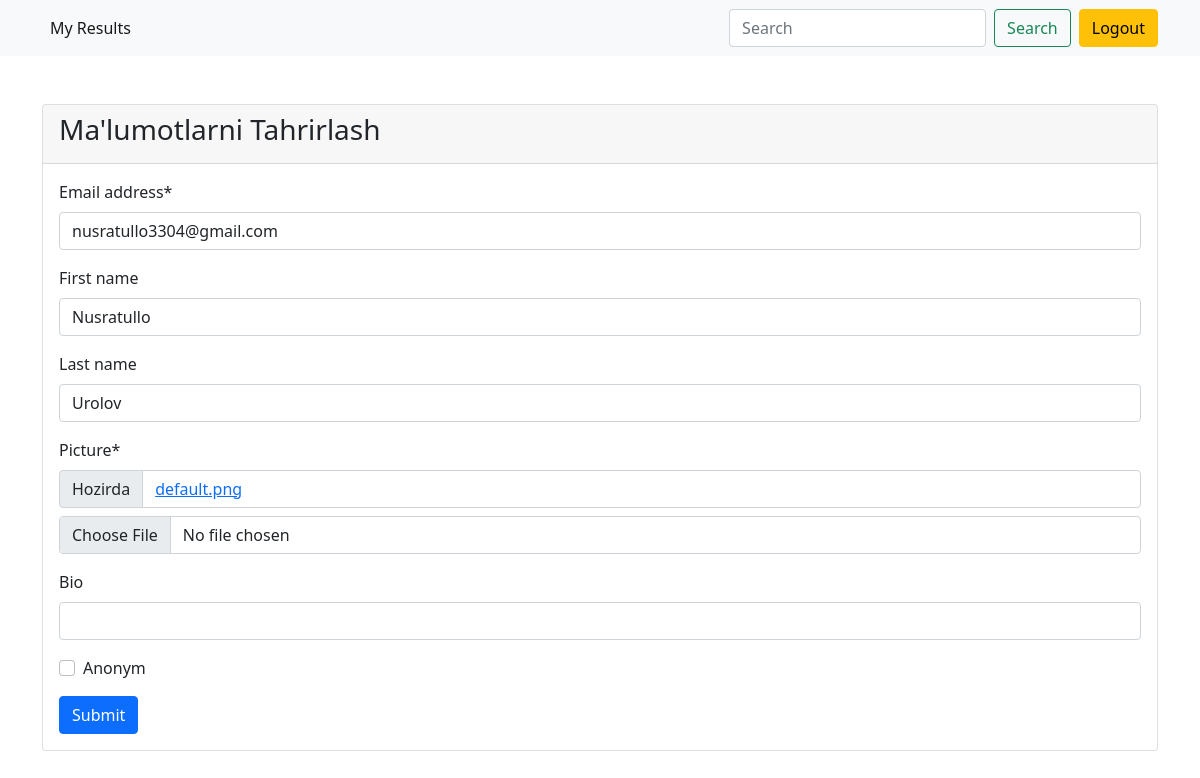
/users/update/ (signed in), run on an earlier commit of the app's database.
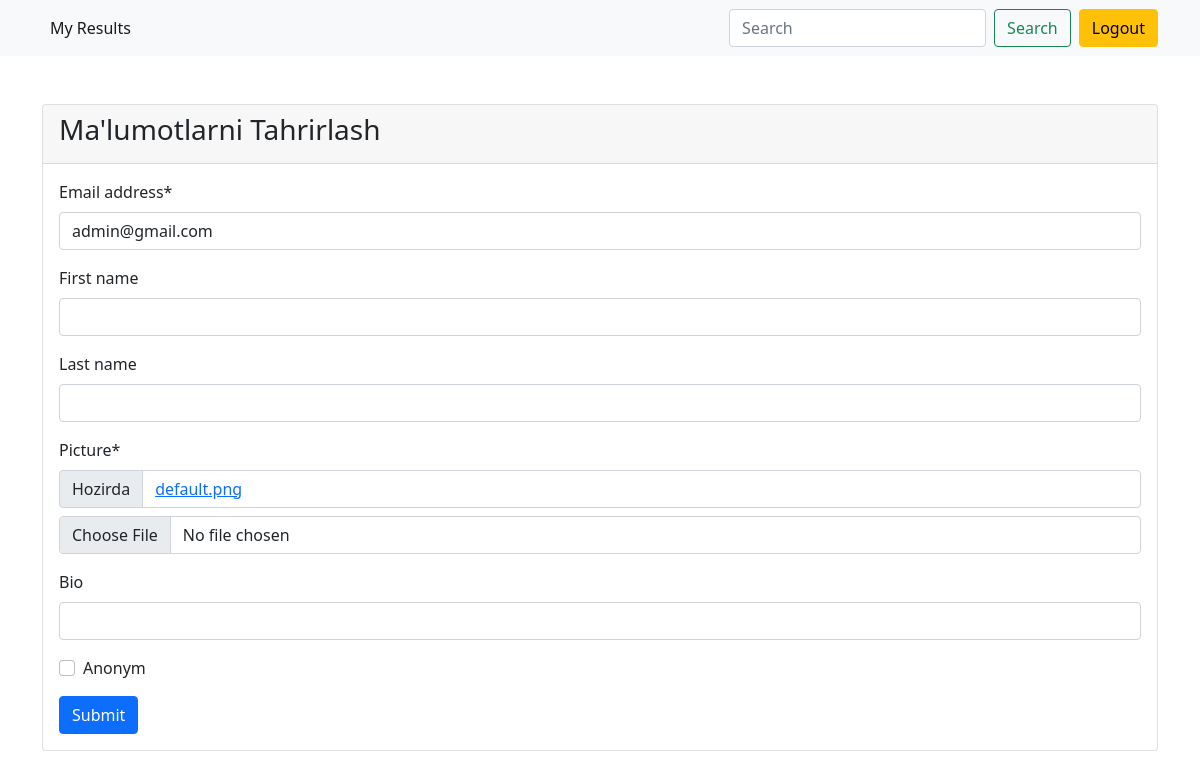
And on a later commit of the database.
### users/models.py (models this page shows, shortened)
class User(AbstractBaseUser, PermissionsMixin):
    first_name = CharField('first name', max_length=150, blank=True)
    last_name = CharField('last name', max_length=150, blank=True)
    email = EmailField('email address', unique=True)
    balance = PositiveIntegerField('balance', default=0)
    is_staff = BooleanField(
        'staff status',
        default=False,
        help_text="Designates whether the user can log into this admin site.",
    )
    is_active = BooleanField(
        'active',
        default=False,
        help_text=(
            "Designates whether this user should be treated as active. "
            "Unselect this instead of deleting accounts."
        )
    )
    date_joined = DateTimeField('date joined', auto_now_add=True, editable=False)
    objects = CustomUserManager()
    EMAIL_FIELD = 'email'
    USERNAME_FIELD = 'email'

class Profile(models.Model):
    user = models.OneToOneField(User, on_delete=models.CASCADE)
    picture = models.ImageField(upload_to="profile_images/", default="default.png")
    bio = models.CharField(max_length=150, blank=True, null=True)
    anonym = models.BooleanField(default=False)

### users/views.py (the view, shortened to what this page needs)
# urls.py: path("update/", update_user, name="update"),
@login_required(login_url="login")
def update_user(request):
    user = request.user
    form = UserForm(instance=user)
    profileForm = ProfileForm(instance=user.profile)
    return render(request, "users/user_update.html", {'form':form, "profileForm":profileForm})

### users/forms.py
class UserForm(ModelForm):
    class Meta:
        model = User
        fields = ["email", "first_name", "last_name"]

class ProfileForm(ModelForm):
    class Meta:
        model = Profile
        fields = ["picture", "bio", "anonym"]

### templates/users/user_update.html (shortened to what this page needs)
{% extends "base.html" %}
{% load crispy_forms_tags %}
{% block content %}
    <div class="card mt-5">
        <div class="card-header">
            <h3>Ma'lumotlarni Tahrirlash</h3>
        </div>
        <div class="card-body">
            <form  method="post" enctype="multipart/form-data">
                {{form|crispy}}
                {{profileForm|crispy}}
                <button class="btn btn-primary" type="submit">Submit</button>
            </form>
        </div>
    </div>
{% endblock content %}

### templates/base.html (shortened to what this page needs)
<!doctype html>
<html lang="en">
    <head>
        <link href="https://cdn.jsdelivr.net/npm/bootstrap@5.0.2/dist/css/bootstrap.min.css" rel="stylesheet">
      </head>
  <body>
    <nav class="navbar navbar-expand-lg navbar-light bg-light">
        <div class="container">
          <div class="collapse navbar-collapse" id="navbarNav">
            <ul class="navbar-nav">
               <li class="nav-item">
                <a class="nav-link active" aria-current="page" href="{% url 'my_results' %}">My Results</a>
              </li>
            </ul>
          </div>
          <div class="d-flex">
            <form method="get" action="/" class="d-flex">
              <input name="q" class="form-control me-2" type="search" placeholder="Search" aria-label="Search">
              <button class="btn btn-outline-success me-2" type="submit">Search</button>
            </form>
            {% if user.is_authenticated %}
                <a class="btn btn-warning" href="{% url 'logout' %}">Logout</a>
            {% else %}
                <a href="{% url 'login' %}" class="btn btn-primary m-1">Login</a>
                <a href="{% url 'register' %}" class="btn btn-primary m-1">Signup</a>
            {% endif %}
          </div>
        </div>
      </nav>
      <div class="container">
        {% block content %}
        {% endblock content %}
      </div>
  </body>
</html>

What changed in the data, as far as the page shows it:
changed User: email "nusratullo3304@gmail.com" → "admin@gmail.com"; first_name "Nusratullo" → (not shown); last_name "Urolov" → (not shown)
